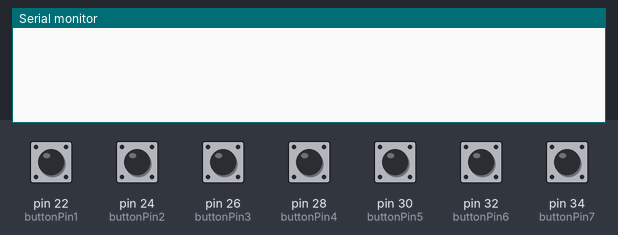
The sketch below on a simulated Arduino Mega 2560, built with avr-gcc and run on an emulated ATmega2560. Parts: the last lines printed to the serial monitor. The inputs (shaded band) are chosen by the test bench; at power-on: pin 22 (buttonPin1), pin 24 (buttonPin2), pin 26 (buttonPin3), pin 28 (buttonPin4), pin 30 (buttonPin5), pin 32 (buttonPin6), pin 34 (buttonPin7) LOW.

Above: at 1.2 s.
1.3 s: pin 22 (buttonPin1) pulled HIGH for 0.15 s
At 2.0 s:
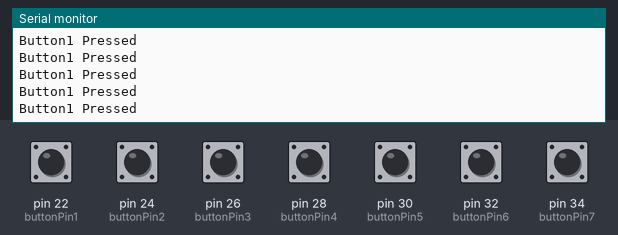
2.9 s: pin 24 (buttonPin2) pulled HIGH for 0.15 s
At 4.2 s:
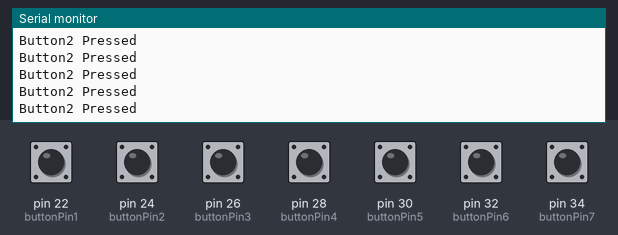
4.5 s: pin 26 (buttonPin3) pulled HIGH for 0.15 s
At 5.6 s:
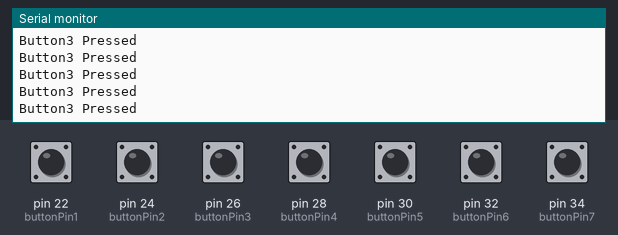
6.1 s: pin 28 (buttonPin4) pulled HIGH for 0.15 s
At 6.8 s:
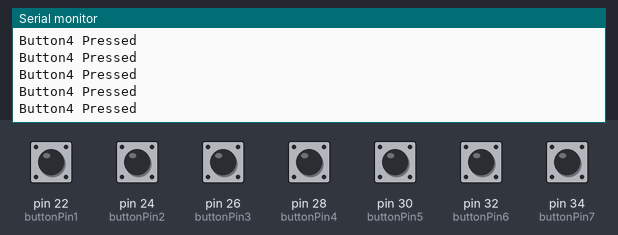
7.7 s: pin 30 (buttonPin5) pulled HIGH for 0.15 s
At 9.0 s:
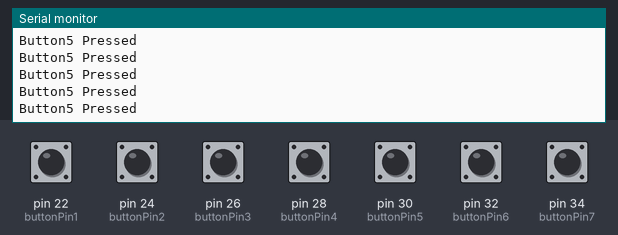
9.3 s: pin 32 (buttonPin6) pulled HIGH for 0.15 s
At 10.5 s:
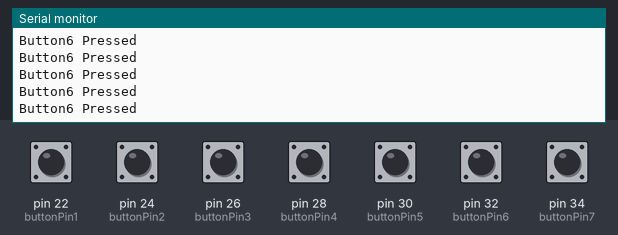
Timing chart, 0 to 11.9 s (numbered marks = the images above; inputs shaded):
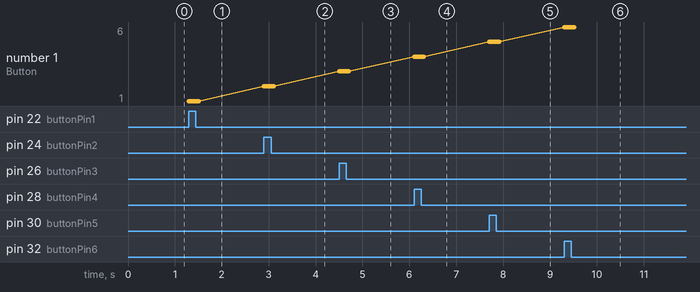

Measured:
- after the input at 1.3 s, the serial monitor: prints a new line at once (image 1)
- after the input at 2.9 s, the serial monitor: prints a new line at once (image 2)
- after the input at 4.5 s, the serial monitor: prints a new line at once (image 3)
- after the input at 6.1 s, the serial monitor: prints a new line at once (image 4)
- after the input at 7.7 s, the serial monitor: prints a new line at once (image 5)
- after the input at 9.3 s, the serial monitor: prints a new line at once (image 6)
- plotted number 1: 1 → 2 after the input at 2.9 s, 2 → 3 after the input at 4.5 s, 3 → 4 after the input at 6.1 s, 4 → 5 after the input at 7.7 s, 5 → 6 after the input at 9.3 s

The sketch:

Button7_Save.ino
```cpp
const int buttonPin1 = 22;
const int buttonPin2 = 24;
const int buttonPin3 = 26;
const int buttonPin4 = 28;
const int buttonPin5 = 30;
const int buttonPin6 = 32;
const int buttonPin7 = 34;

int buttonState1 = 0;
int buttonState2 = 0;
int buttonState3 = 0;
int buttonState4 = 0;
int buttonState5 = 0;
int buttonState6 = 0;
int buttonState7 = 0;

void setup() {
  Serial.begin(9600);
  pinMode(buttonPin1, INPUT);
  pinMode(buttonPin2, INPUT);
  pinMode(buttonPin3, INPUT);
  pinMode(buttonPin4, INPUT);
  pinMode(buttonPin5, INPUT);
  pinMode(buttonPin6, INPUT);
  pinMode(buttonPin7, INPUT);
}

void loop() {
  // read the state of the pushbutton value:
  buttonState1 = digitalRead(buttonPin1);
  buttonState2 = digitalRead(buttonPin2);
  buttonState3 = digitalRead(buttonPin3);
  buttonState4 = digitalRead(buttonPin4);
  buttonState5 = digitalRead(buttonPin5);
  buttonState6 = digitalRead(buttonPin6);
  buttonState7 = digitalRead(buttonPin7);

  // check if the pushbutton is pressed. If it is, the buttonState is HIGH:
  if (buttonState1 == HIGH) {
    Serial.println("Button1 Pressed");
  } else if (buttonState2 == HIGH) {
    Serial.println("Button2 Pressed");
  } else if (buttonState3 == HIGH) {
    Serial.println("Button3 Pressed");
  } else if (buttonState4 == HIGH) {
    Serial.println("Button4 Pressed");
  } else if (buttonState5 == HIGH) {
    Serial.println("Button5 Pressed");
  } else if (buttonState6 == HIGH) {
    Serial.println("Button6 Pressed");
  } else if (buttonState7 == HIGH) {
    Serial.println("Button7 Pressed");
  }
}
```
